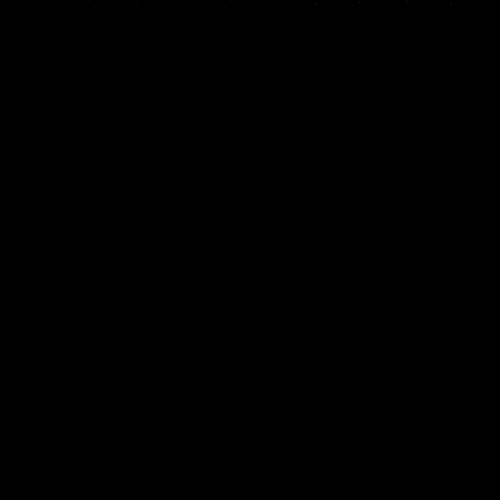
Frame 1 (no input)
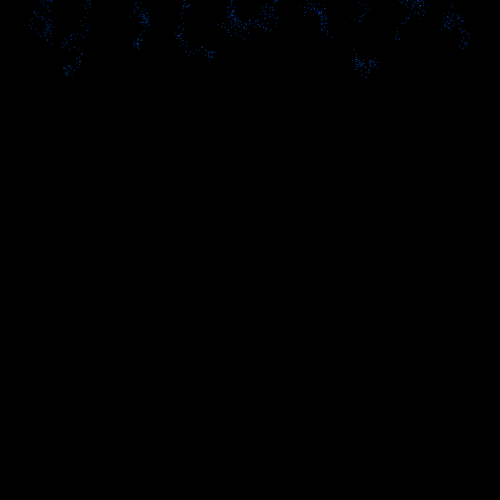
Frame 60 (no input)
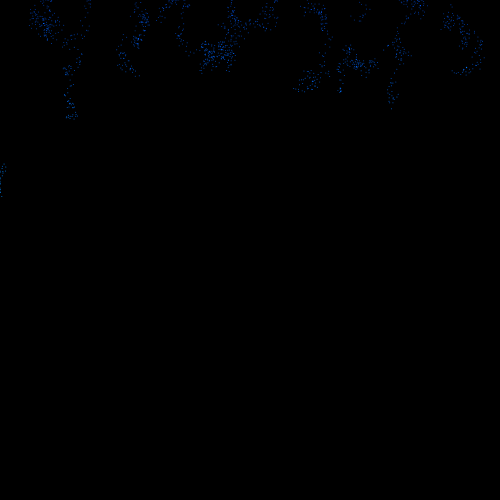
Frame 120 (the mouse pressed at the canvas centre since frame 60)

The p5.js sketch that drew these frames (run headless with seeded random() and noise() and a simulated clock; from frame 60 on, the mouse is pressed at the canvas centre):

// p5.js sketch
// ── sketch.js
//JESSIE ZHAI
//Nature of Code WEEK 1
let walkers = [];
let total = 10;
let color;

function setup() {
  createCanvas(500, 500);
  colorMode(HSB);
    
  for (let i = 0; i < total; i++) {
    walkers.push(new Walker(width * (i + 1) / (total + 1))); 
  }
  background(0);
}

function draw() {
  for (let walker of walkers) {
    walker.step();
    walker.show();
  }
}

class Walker {
  constructor(x) {
    this.x = x; 
    this.y = 0;  
  } 
  
  show() {
    let brightness = map(this.y, 0, height, 30, 100);
    let hue = map(this.y,0,height,220, 190);
    
    
    let vary = randomGaussian(30, 5);
    brightness = constrain(brightness + vary, 0, 100);
    
    stroke(hue, 200, brightness);
    point(this.x, this.y);
    blendMode(ADD);
  }
  
  step() {
    let r = random(5);
    let xstep, ystep;
    
    if (r < 0.01) {
      xstep = random(-100, 100);
      ystep = random(-100, 100);
    } else {
      xstep = random(-5, 5);
      ystep = random(-5, 6);
    }
    
    this.x += xstep;
    this.y += ystep;
    
    this.x = constrain(this.x, 0, width);
    this.y = constrain(this.y, 0, height);
  }
}
